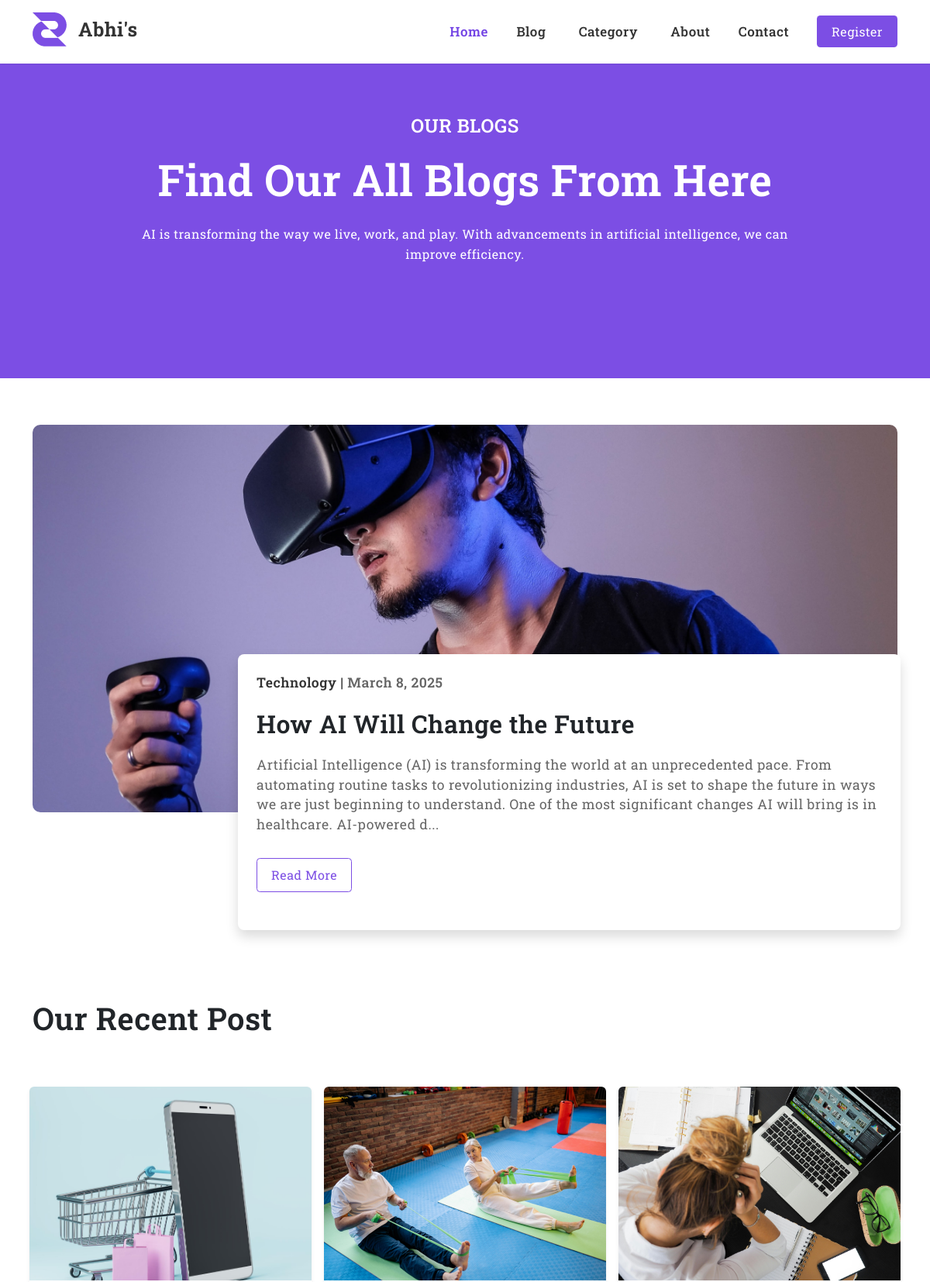
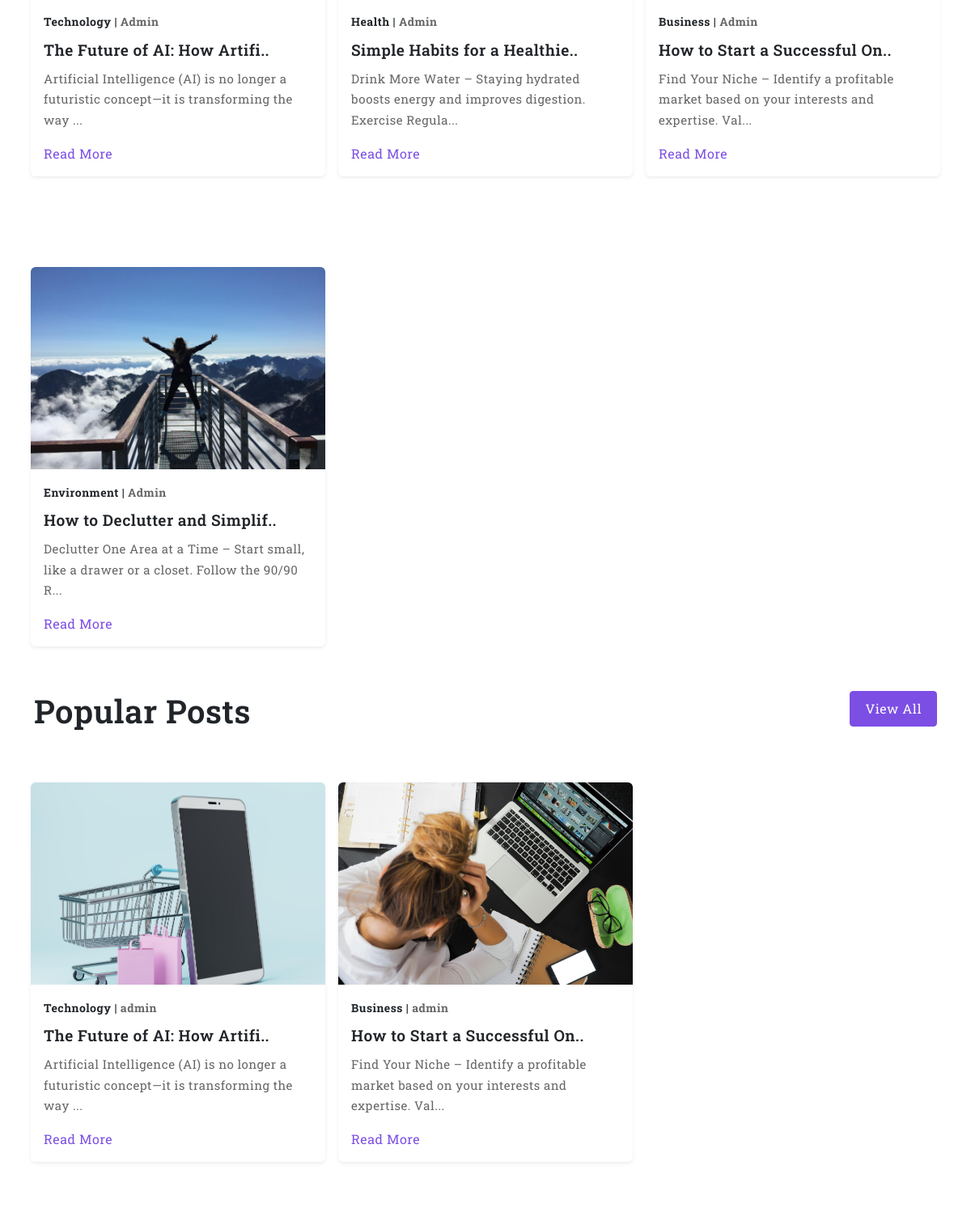
Screenshot of /blog/ (upper part) with the database file from the repository (2 pictures, top to bottom).
### app/models.py (models this page shows, shortened)
class BannerModel(models.Model):
    title = models.CharField(max_length=80)
    author = models.CharField(max_length=50)
    body = models.TextField()
    is_publish = models.BooleanField(default=False)
    like = models.IntegerField(default=0)
    create_at = models.DateField(auto_now_add=True)
    category = models.CharField(max_length=200, blank=True)
    image = models.ImageField(upload_to="media/", null=True, blank=True)

class PostModel(models.Model):
    title = models.CharField(max_length=80)
    author = models.ForeignKey(User, on_delete=models.CASCADE)
    body = models.TextField(blank=False)
    is_publish = models.BooleanField(default=False)
    like = models.IntegerField(default=0)
    create_at = models.DateField(auto_now_add=True)
    category = models.CharField(max_length=200, blank=True)
    image = models.ImageField(null=True)

### app/views.py (the view)
# urls.py: path("blog/", BlogView, name="blog"),
def BlogView(request):
    posts, banner, cat = BlogData()
    post=PopularData()
    context = {"posts": posts, "banner": banner, "cats": cat,'popular_posts':post}
    return render(request, "app/blog.html", context)

### app/db_query.py (called while the page is built)
def CatData():
    cat = PostModel.objects.all()
    return cat

def PopularData():
    posts=PostModel.objects.all()
    post=[]
    for i in posts:
        if i.like>=100:
            post.append(i)
    return post

def BlogData():
    post = PostModel.objects.order_by("-create_at").filter(is_publish=True).all()
    banner = BannerModel.objects.first()
    cat = CatData()
    return post, banner, cat

### templates/app/blog.html
{% extends 'app/base.html' %} {% block content %}
<section class="blog-hero-section" id="hero">
  <div class="container">
    <div class="row pb-5">
      <div class="col-12 text-center">
        <h5 class="mb-3">OUR BLOGS</h5>
        <h1 class="text-capitalize">Find our all blogs from here</h1>
        <p class="small-p py-3 mb-4 text-center w-75 mx-auto">
          AI is transforming the way we live, work, and play. With advancements
          in artificial intelligence, we can improve efficiency.
        </p>
      </div>
    </div>
  </div>
</section>
{% include 'app/inc/banner.html' %}
<section class="blogs-post">
  <div class="container">
    <div
      class="title-wrapper mb-5 d-flex justify-content-between align-items-center"
    >
      <div>
        <h3>Our Recent Post </h3>
      </div>
    </div>
    <div class="row gy-5" id="allBlogs">
      {% if posts %} {% for post in posts %}
      <div class="col-lg-4 col-12 p-2">
        <div class="card border-0 mb-5 shadow-sm overflow-hidden">
          <img
            class="img-fluid w-100"
            src="{{post.image.url}}"
            alt="Card image cap"
            style="width: 100%; height: 250px; object-fit: cover;"
          />
          <div class="card-body">
            <p class="fw-bold m-0 mb-2 text-capitalize" style="font-size: 14px">
              {{post.category}} |
              <span class="date light-gray ">{{post.author}}</span>
            </p>
            <h6>{{post.title|slice:":28"}}..</h6>
            <p class="small-p light-gray" style="font-size: 15px">
              {{post.body|slice:":90"}}...
            </p>
            <a href="/detail/{{post.id}}" type="button" class="read-more"
              >Read More</a
            >
          </div>
        </div>
      </div>
      {% endfor %} {% else %}
      <p>Data Not Found.........</p>
      {% endif %}
    </div>
     <div
     class="title-wrapper mb-5 d-flex justify-content-between align-items-cente flex-column flex-md-row text-center text-md-start"
   >
     <div>
       <h3>Popular Posts</h3>
     </div>
     <div class="mt-3 mt-lg-0">
       <a href="./popularpost.html" type="button" class="primary-btn"
         >View All
       </a>
     </div>
   </div>
     <div class="row gy-5" id="popular-post">
      {% if popular_posts %} {% for post in popular_posts %}
      <div class="col-lg-4 col-12 p-2">
        <div class="card border-0 mb-5 shadow-sm overflow-hidden">
          <img
            class="img-fluid w-100"
            src="{{post.image.url}}"
            alt="Card image cap"
            style="width: 100%; height: 250px; object-fit: cover;"
          />
          <div class="card-body">
            <p class="fw-bold m-0 mb-2" style="font-size: 14px">
              {{post.category}} |
              <span class="date light-gray">{{post.author}}</span>
            </p>
            <h6>{{post.title|slice:":28"}}..</h6>
            <p class="small-p light-gray" style="font-size: 15px">
              {{post.body|slice:":90"}}...
            </p>
            <a href="/detail/{{post.id}}" type="button" class="read-more"
              >Read More</a
            >
          </div>
        </div>
      </div>
      {% endfor %} {% else %}
      <p>Data Not Found....</h4>
      {% endif %}
    </div>
  </div>
</section>
{% include 'app/inc/subscribe.html' %} {% endblock %}

### templates/app/inc/banner.html
{% load static %}
<section class="banner-section" id="banner">
    <div class="container rounded-2">
      <figure>
        <img src="{{banner.image.url}}" alt="" class="img-fluid banner-img" />
      </figure>
      <div class="row justify-content-end">
        <div class="col-lg-9 col-12 box-shadow p-4 pb-5 rounded-3 me-lg-2 mt-n">
          <h6 class="mb-3 big-p">
            {{banner.category}} |
            <span class="date light-gray">{{banner.create_at}}</span>
          </h6>
          <h4 class="banner-heading">
            {{banner.title}}
          </h4>
          <p class="big-p py-2 mb-4 banner-para light-gray">
            {{banner.body|slice:":300"}}...
          </p>
          <a href="/banner/" type="button" class="outline-primary-btn"
            >Read More</a
          >
        </div>
      </div>
    </div>
  </section>

### static/base.css (style rules this page uses)
:root { --primary: #7c4ee4; --primary-dark: #7242e4; --secoundary: #333333; --dark-gay: #666666; --light-gray: #666666; --white: #ffffff; --font-size-h1: 3.5rem; --font-size-h2: 3rem; --font-size-h3: 2.5rem; --font-size-h4: 2rem; --font-size-h5: 1.51rem; --font-size-h6: 1.2rem; --big-p-font: 1.1rem; --small-p-font: 1rem; --line-height: 1.6rem; --font-bold: 600; --box-shadow: 0 0.5rem 1rem rgba(0, 0, 0, 0.15); --box-shadow-sm: 0 0.125rem 0.25rem rgba(0, 0, 0, 0.075); --box-shadow-lg: 0 1rem 3rem rgba(0, 0, 0, 0.175); --border-radius: 0.275rem; }
* { margin: 0; padding: 0; -webkit-box-sizing: border-box; box-sizing: border-box; }
html { scroll-behavior: smooth; }
body { font-optical-sizing: auto; font-weight: 400; font-style: normal; font-family: "Roboto Slab", serif !important; letter-spacing: 0.5px; }
h1, h2, h3, h4, h5, h6 { font-weight: var(--font-bold); }
h1 { font-size: var(--font-size-h1); line-height: 4.2rem; }
h3 { font-size: var(--font-size-h3); }
h4 { font-size: var(--font-size-h4); line-height: 3rem; }
h5 { font-size: var(--font-size-h5); line-height: 2.5rem; }
h6 { font-size: var(--font-size-h6); line-height: 1.8rem; }
p { line-height: var(--line-height); font-size: var(--small-p-font); text-align: start; }
.big-p { font-size: var(--big-p-font); line-height: var(--line-height); text-align: start; color: var(--secoundary); }
.light-gray { color: var(--light-gray); }
a { text-decoration: none; }
.primary-btn { background-color: var(--primary); color: var(--white); padding: 9px 18px; font-size: var(--small-p-font); border-radius: var(--border-radius); transition: background-color 0.3s ease; border: 1.3px solid transparent; border-radius: var(--border-radius); -webkit-border-radius: var(--border-radius); -moz-border-radius: var(--border-radius); -ms-border-radius: var(--border-radius); -o-border-radius: var(--border-radius); -webkit-transition: all 0.3s ease; -moz-transition: all 0.3s ease; -ms-transition: all 0.3s ease; -o-transition: all 0.3s ease; cursor: pointer; transform: translateY(-1px); -webkit-transform: translateY(-1px); -moz-transform: translateY(-1px); -ms-transform: translateY(-1px); -o-transform: translateY(-1px); }
.outline-primary-btn { background-color: var(--white); color: var(--primary); padding: 9px 18px; font-size: var(--small-p-font); border-radius: var(--border-radius); transition: background-color 0.3s ease; border: 1.3px solid var(--primary); border-radius: var(--border-radius); -webkit-border-radius: var(--border-radius); -moz-border-radius: var(--border-radius); -ms-border-radius: var(--border-radius); -o-border-radius: var(--border-radius); -webkit-transition: all 0.3s ease; -moz-transition: all 0.3s ease; -ms-transition: all 0.3s ease; -o-transition: all 0.3s ease; cursor: pointer; transform: translateY(-1px); -webkit-transform: translateY(-1px); -moz-transform: translateY(-1px); -ms-transform: translateY(-1px); -o-transform: translateY(-1px); }
.box-shadow { -webkit-box-shadow: var(--box-shadow); box-shadow: var(--box-shadow); }
.read-more { color: var(--primary) !important; }
.banner-section { padding: 60px 0; }
.banner-img { height: 500px; object-fit: cover; width: 100%; border-radius: 10px; -webkit-border-radius: 10px; -moz-border-radius: 10px; -ms-border-radius: 10px; -o-border-radius: 10px; }
.mt-n { margin-top: -220px; background-color: var(--white); }
.blog-hero-section { padding: 60px 0; color: var(--white); background-color: var(--primary); }
.blogs-post { padding: 30px 0; }

### rows the page displays
BannerModel: image (picture), category "Technology", create_at "March 8, 2025", title "How AI Will Change the Future", body "Artificial Intelligence (AI) is transforming the world at an unprecedented pace. From automating routine tasks to revolutionizing industries, AI is set to shape the future in ways we are just beginning to understand. One of the most significant changes AI will bring is in healthcare. AI-powered d"
PostModel: image (picture), category "Technology", author "Admin", title "The Future of AI: How Artifi", body "Artificial Intelligence (AI) is no longer a futuristic concept—it is transforming the way", author "admin"
PostModel: image (picture), category "Health", author "Admin", title "Simple Habits for a Healthie", body "Drink More Water – Staying hydrated boosts energy and improves digestion. Exercise Regula"
PostModel: image (picture), category "Business", author "Admin", title "How to Start a Successful On", body "Find Your Niche – Identify a profitable market based on your interests and expertise. Val", author "admin"
PostModel: image (picture), category "Environment", author "Admin", title "How to Declutter and Simplif", body "Declutter One Area at a Time – Start small, like a drawer or a closet. Follow the 90/90 R"
